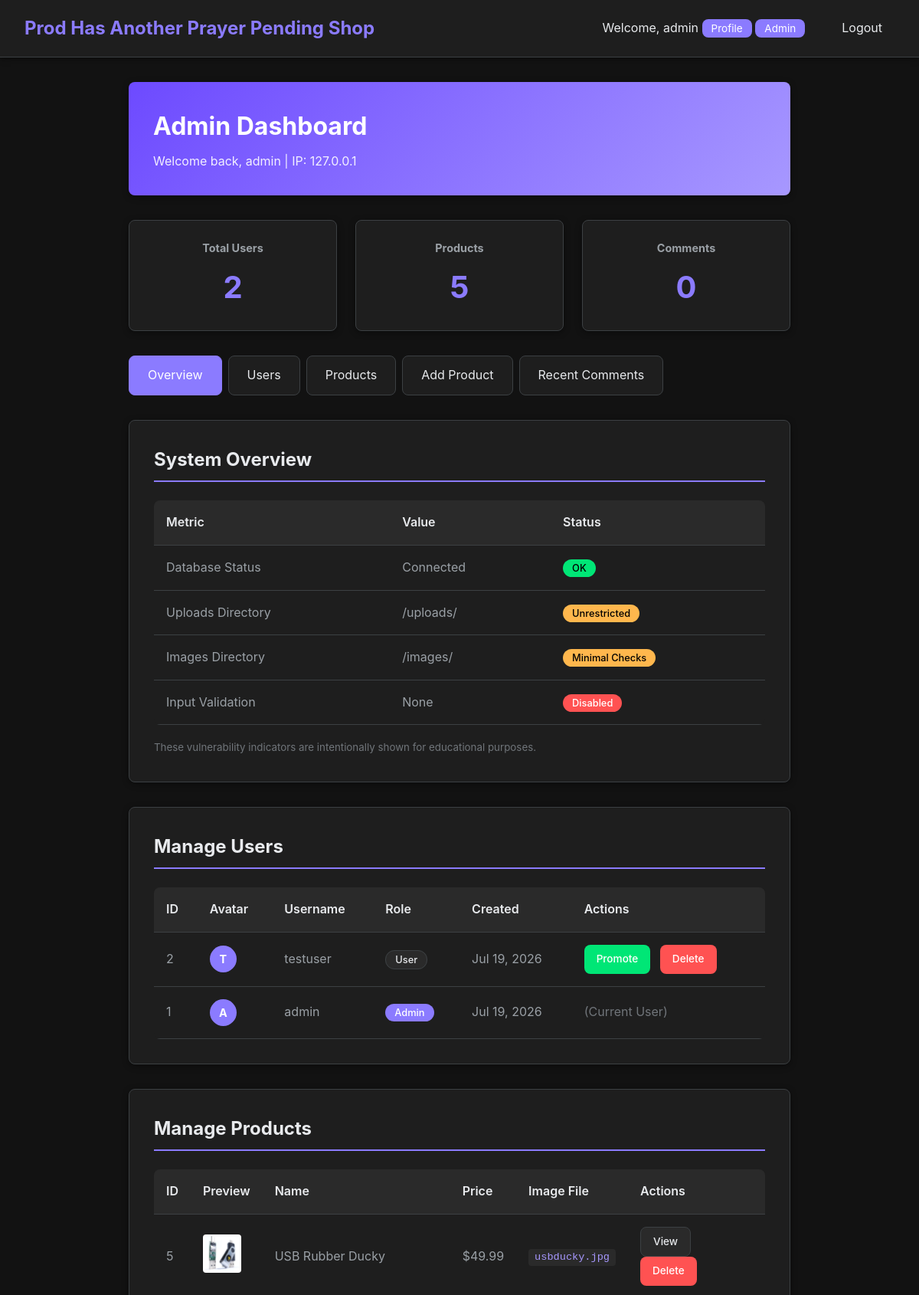
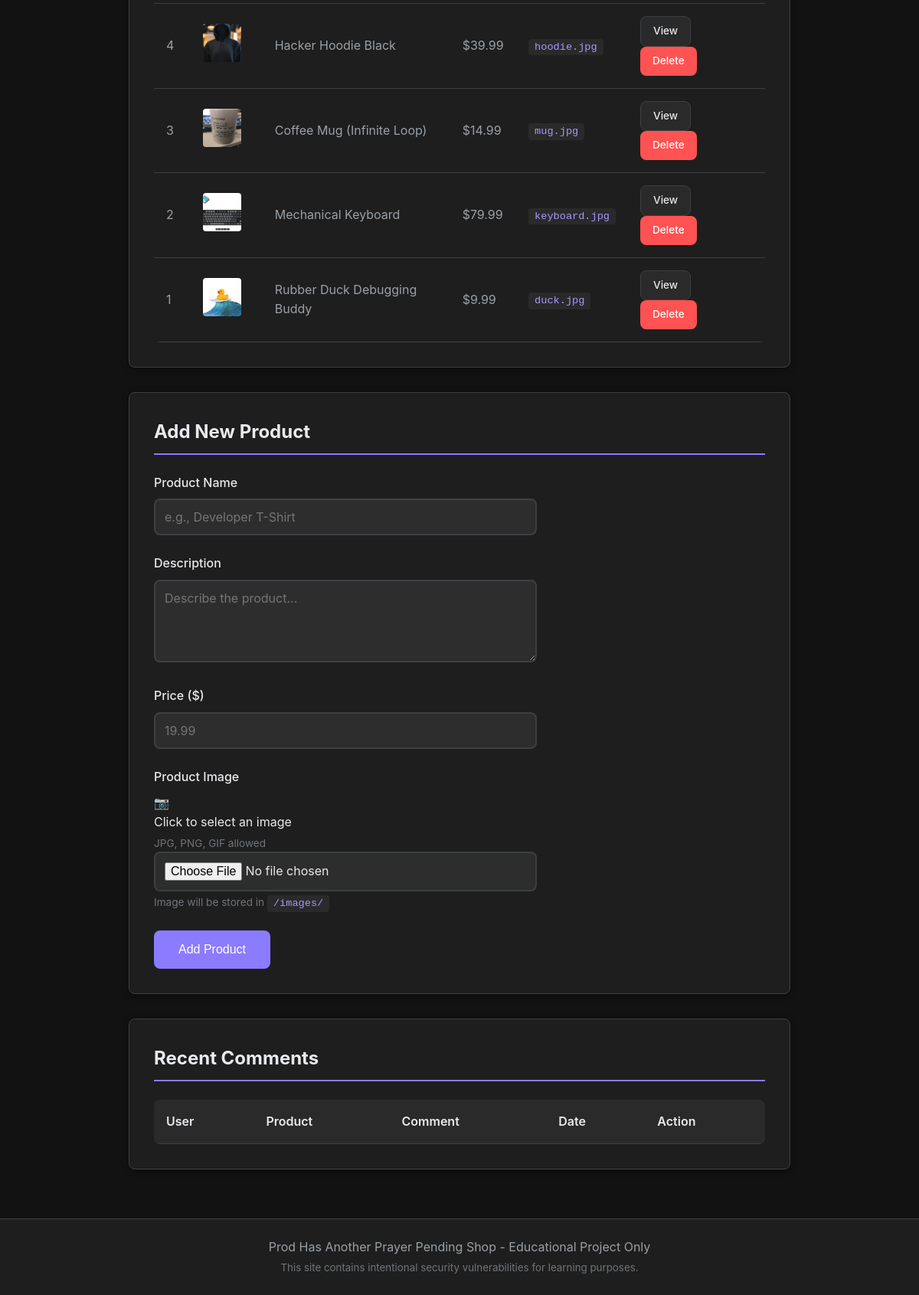
Page /admin/ (signed in) on the committed database (2 pictures, top to bottom).
### tables this page shows
CREATE TABLE `users` (
  `id` int(11) NOT NULL AUTO_INCREMENT,
  `username` varchar(50) NOT NULL,
  `password` varchar(255) NOT NULL,
  `avatar` varchar(255) DEFAULT NULL,
  `role` enum('user','admin') DEFAULT 'user',
  `created_at` timestamp NULL DEFAULT current_timestamp(),
  PRIMARY KEY (`id`)
);

CREATE TABLE `products` (
  `id` int(11) NOT NULL AUTO_INCREMENT,
  `name` varchar(100) NOT NULL,
  `description` text DEFAULT NULL,
  `price` decimal(10,2) NOT NULL,
  `image` varchar(255) DEFAULT NULL,
  `created_by` int(11) DEFAULT NULL,
  PRIMARY KEY (`id`),
  KEY `created_by` (`created_by`),
  CONSTRAINT `products_ibfk_1` FOREIGN KEY (`created_by`) REFERENCES `users` (`id`)
);

### admin/index.php (the view, shortened to what this page needs)
<?php
include '../config.php';
$user_count = mysqli_fetch_assoc(mysqli_query($conn, "SELECT COUNT(*) as cnt FROM users"))['cnt'];
$product_count = mysqli_fetch_assoc(mysqli_query($conn, "SELECT COUNT(*) as cnt FROM products"))['cnt'];
$comment_count = mysqli_fetch_assoc(mysqli_query($conn, "SELECT COUNT(*) as cnt FROM comments"))['cnt'];
$users = mysqli_query($conn, "SELECT * FROM users ORDER BY created_at DESC");
$products = mysqli_query($conn, "SELECT * FROM products ORDER BY id DESC");
?>
<!DOCTYPE html>
<html lang="en">
<head>
    <link rel="stylesheet" href="../styles.css">
</head>
<body>
    <nav class="navbar">
        <div class="nav-brand">
            <a href="../index.php">Prod Has Another Prayer Pending Shop</a>
        </div>
        <div class="nav-menu">
            <span class="nav-user">
                <span>Welcome, <?= htmlspecialchars($_SESSION['username']) ?></span>
                <a href="../profile.php" class="admin-link">Profile</a>
                <a href="#" class="admin-link">Admin</a>
            </span>
            <a href="../logout.php" class="nav-link">Logout</a>
        </div>
    </nav>
    <div class="container admin-container">
        <div class="admin-header">
            <h1>Admin Dashboard</h1>
            <p>Welcome back, <?= htmlspecialchars($_SESSION['username']) ?> | IP: <?= $_SERVER['REMOTE_ADDR'] ?></p>
        </div>
        <div class="stats-grid">
            <div class="stat-card">
                <h3>Total Users</h3>
                <p class="stat-value"><?= $user_count ?></p>
            </div>
            <div class="stat-card">
                <h3>Products</h3>
                <p class="stat-value"><?= $product_count ?></p>
            </div>
            <div class="stat-card">
                <h3>Comments</h3>
                <p class="stat-value"><?= $comment_count ?></p>
            </div>
        </div>
        <div class="admin-nav">
            <a href="#dashboard" class="active">Overview</a>
            <a href="#users-section">Users</a>
            <a href="#products-section">Products</a>
            <a href="#add-product">Add Product</a>
            <a href="#comments">Recent Comments</a>
        </div>
        <section id="dashboard" class="admin-section">
            <h2>System Overview</h2>
            <table class="admin-table">
                <thead>
                    <tr>
                        <th>Metric</th>
                        <th>Value</th>
                        <th>Status</th>
                    </tr>
                </thead>
                <tbody>
                    <tr>
                        <td>Database Status</td>
                        <td>Connected</td>
                        <td><span class="badge badge-success">OK</span></td>
                    </tr>
                    <tr>
                        <td>Uploads Directory</td>
                        <td>/uploads/</td>
                        <td><span class="badge badge-warning">Unrestricted</span></td>
                    </tr>
                    <tr>
                        <td>Images Directory</td>
                        <td>/images/</td>
                        <td><span class="badge badge-warning">Minimal Checks</span></td>
                    </tr>
                    <tr>
                        <td>Input Validation</td>
                        <td>None</td>
                        <td><span class="badge badge-error">Disabled</span></td>
                    </tr>
                </tbody>
            </table>
            <p class="text-muted" style="margin-top:1rem;"><small>These vulnerability indicators are intentionally shown for educational purposes.</small></p>
        </section>
        <section id="users-section" class="admin-section">
            <h2>Manage Users</h2>
            <table class="admin-table">
                <thead>
                    <tr>
                        <th>ID</th>
                        <th>Avatar</th>
                        <th>Username</th>
                        <th>Role</th>
                        <th>Created</th>
                        <th>Actions</th>
                    </tr>
                </thead>
                <tbody>
                    <?php while ($u = mysqli_fetch_assoc($users)): ?>
                        <tr>
                            <td><?= $u['id'] ?></td>
                            <td>
                                <?php if ($u['avatar']): ?>
                                    <img src="../uploads/<?= htmlspecialchars($u['avatar']) ?>"
                                         style="width:35px;height:35px;border-radius:50%;object-fit:cover;">
                                <?php else: ?>
                                    <div class="comment-avatar-default" style="width:35px;height:35px;font-size:0.9rem;">
                                        <?= strtoupper(substr($u['username'], 0, 1)) ?>
                                    </div>
                                <?php endif; ?>
                            </td>
                            <td><?= htmlspecialchars($u['username']) ?></td>
                            <td>
                                <span class="badge badge-<?= $u['role'] ?>">
                                    <?= ucfirst($u['role']) ?>
                                </span>
                            </td>
                            <td><?= date('M j, Y', strtotime($u['created_at'])) ?></td>
                            <td>
                                <?php if ($u['id'] != $_SESSION['user_id']): ?>
                                    <?php if ($u['role'] === 'user'): ?>
                                        <a href="?action=promote_user&id=<?= $u['id'] ?>"
                                           class="btn-small btn-promote"
                                           onclick="return confirm('Promote <?= htmlspecialchars($u['username']) ?> to admin?')">Promote</a>
                                    <?php else: ?>
                                        <a href="?action=demote_user&id=<?= $u['id'] ?>"
                                           class="btn-small btn-view"
                                           onclick="return confirm('Demote <?= htmlspecialchars($u['username']) ?>?')">Demote</a>
                                    <?php endif; ?>
                                    <a href="?action=delete_user&id=<?= $u['id'] ?>"
                                       class="btn-small btn-delete"
                                       onclick="return confirm('Delete user <?= htmlspecialchars($u['username']) ?>?')">Delete</a>
                                <?php else: ?>
                                    <span class="text-muted">(Current User)</span>
                                <?php endif; ?>
                            </td>
                        </tr>
                    <?php endwhile; ?>
                </tbody>
            </table>
        </section>
        <section id="products-section" class="admin-section">
            <h2>Manage Products</h2>
            <table class="admin-table">
                <thead>
                    <tr>
                        <th>ID</th>
                        <th>Preview</th>
                        <th>Name</th>
                        <th>Price</th>
                        <th>Image File</th>
                        <th>Actions</th>
                    </tr>
                </thead>
                <tbody>
                    <?php mysqli_data_seek($products, 0); ?>
                    <?php while ($p = mysqli_fetch_assoc($products)): ?>
                        <tr>
                            <td><?= $p['id'] ?></td>
                            <td>
                                <img src="../images/<?= htmlspecialchars($p['image']) ?>"
                                     style="width:50px;height:50px;object-fit:cover;border-radius:4px;"
                                     onerror="this.src='../images/placeholder.jpg';this.onerror=null;">
                            </td>
                            <td><?= htmlspecialchars($p['name']) ?></td>
                            <td>$<?= number_format($p['price'], 2) ?></td>
                            <td><code><?= htmlspecialchars($p['image']) ?></code></td>
                            <td>
                                <a href="../product.php?id=<?= $p['id'] ?>"
                                   class="btn-small btn-view" target="_blank">View</a>
                                <a href="?action=delete_product&id=<?= $p['id'] ?>"
                                   class="btn-small btn-delete"
                                   onclick="return confirm('Delete <?= htmlspecialchars($p['name']) ?> and all comments?')">Delete</a>
                            </td>
                        </tr>
                    <?php endwhile; ?>
                </tbody>
            </table>
        </section>
        <section id="add-product" class="admin-section">
            <h2>Add New Product</h2>
            <form method="POST" action="?action=add_product" enctype="multipart/form-data" class="admin-form">
                <div class="form-group">
                    <label>Product Name</label>
                    <input type="text" name="name" required placeholder="e.g., Developer T-Shirt">
                </div>
                <div class="form-group">
                    <label>Description</label>
                    <textarea name="description" rows="4" required placeholder="Describe the product..."></textarea>
                </div>
                <div class="form-group">
                    <label>Price ($)</label>
                    <input type="number" step="0.01" name="price" min="0" required placeholder="19.99">
                </div>
                <div class="form-group">
                    <label>Product Image</label>
                    <div class="file-upload-area" id="uploadArea" onclick="document.getElementById('imageInput').click()">
                        <div class="upload-icon">&#x1F4F7;</div>
                        <p>Click to select an image<br><small>JPG, PNG, GIF allowed</small></p>
                    </div>
                    <input type="file" name="image" id="imageInput" class="file-input-hidden"
                           accept=".jpg,.jpeg,.png,.gif" required>
                    <small class="text-muted">Image will be stored in <code>/images/</code></small>
                </div>
                <button type="submit" class="btn btn-primary">Add Product</button>
            </form>
        </section>
        <section id="comments" class="admin-section">
            <h2>Recent Comments</h2>
            <table class="admin-table">
                <thead>
                    <tr>
                        <th>User</th>
                        <th>Product</th>
                        <th>Comment</th>
                        <th>Date</th>
                        <th>Action</th>
                    </tr>
                </thead>
            </table>
        </section>
    </div>
    <footer>
        <div class="footer-content">
            <p>Prod Has Another Prayer Pending Shop - Educational Project Only</p>
            <p><small>This site contains intentional security vulnerabilities for learning purposes.</small></p>
        </div>
    </footer>
</body>
</html>

### rows in the picture
users: id "2", username "T", username "testuser", role "User", created_at "Jul 19, 2026"
users: id "1", username "A", username "admin", role "Admin", created_at "Jul 19, 2026", shows "(Current User)"
products: id "5", image (picture), name "USB Rubber Ducky", price "49.99", image "usbducky.jpg"
products: id "4", image (picture), name "Hacker Hoodie Black", price "39.99", image "hoodie.jpg"
products: id "3", image (picture), name "Coffee Mug (Infinite Loop)", price "14.99", image "mug.jpg"
products: id "2", image (picture), name "Mechanical Keyboard", price "79.99", image "keyboard.jpg"
products: id "1", image (picture), name "Rubber Duck Debugging Buddy", price "9.99", image "duck.jpg"

### other values in the picture
$_SESSION['username'] "admin"
$_SERVER['REMOTE_ADDR'] "127.0.0.1"
$user_count "2"
$product_count "5"
$comment_count "0"
